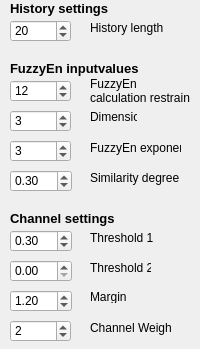
<?xml version="1.0" encoding="UTF-8"?>
<ui version="4.0">
 <class>EpidetectToolbarWidget</class>
 <widget class="QWidget" name="EpidetectToolbarWidget">
  <property name="geometry">
   <rect>
    <x>0</x>
    <y>0</y>
    <width>200</width>
    <height>349</height>
   </rect>
  </property>
  <property name="windowTitle">
   <string>Form</string>
  </property>
  <widget class="QDoubleSpinBox" name="m_dMargin">
   <property name="geometry">
    <rect>
     <x>10</x>
     <y>290</y>
     <width>62</width>
     <height>22</height>
    </rect>
   </property>
   <property name="minimum">
    <double>0.000000000000000</double>
   </property>
   <property name="maximum">
    <double>5.000000000000000</double>
   </property>
   <property name="singleStep">
    <double>0.100000000000000</double>
   </property>
   <property name="value">
    <double>1.200000000000000</double>
   </property>
  </widget>
  <widget class="QSpinBox" name="m_iListlength">
   <property name="geometry">
    <rect>
     <x>10</x>
     <y>20</y>
     <width>61</width>
     <height>22</height>
    </rect>
   </property>
   <property name="minimum">
    <number>5</number>
   </property>
   <property name="maximum">
    <number>100</number>
   </property>
   <property name="value">
    <number>20</number>
   </property>
  </widget>
  <widget class="QDoubleSpinBox" name="m_dThreshold1">
   <property name="geometry">
    <rect>
     <x>10</x>
     <y>230</y>
     <width>62</width>
     <height>22</height>
    </rect>
   </property>
   <property name="maximum">
    <double>1.000000000000000</double>
   </property>
   <property name="singleStep">
    <double>0.100000000000000</double>
   </property>
   <property name="value">
    <double>0.300000000000000</double>
   </property>
  </widget>
  <widget class="QSpinBox" name="m_iFuzzyStep">
   <property name="geometry">
    <rect>
     <x>10</x>
     <y>80</y>
     <width>61</width>
     <height>22</height>
    </rect>
   </property>
   <property name="maximum">
    <number>30</number>
   </property>
   <property name="value">
    <number>12</number>
   </property>
  </widget>
  <widget class="QSpinBox" name="m_iDim">
   <property name="geometry">
    <rect>
     <x>10</x>
     <y>110</y>
     <width>61</width>
     <height>22</height>
    </rect>
   </property>
   <property name="minimum">
    <number>1</number>
   </property>
   <property name="maximum">
    <number>5</number>
   </property>
   <property name="value">
    <number>3</number>
   </property>
  </widget>
  <widget class="QSpinBox" name="m_iN">
   <property name="geometry">
    <rect>
     <x>10</x>
     <y>140</y>
     <width>61</width>
     <height>22</height>
    </rect>
   </property>
   <property name="minimum">
    <number>1</number>
   </property>
   <property name="maximum">
    <number>5</number>
   </property>
   <property name="value">
    <number>3</number>
   </property>
  </widget>
  <widget class="QDoubleSpinBox" name="m_dR">
   <property name="geometry">
    <rect>
     <x>10</x>
     <y>170</y>
     <width>62</width>
     <height>22</height>
    </rect>
   </property>
   <property name="maximum">
    <double>1.000000000000000</double>
   </property>
   <property name="singleStep">
    <double>0.100000000000000</double>
   </property>
   <property name="value">
    <double>0.300000000000000</double>
   </property>
  </widget>
  <widget class="QLabel" name="label">
   <property name="geometry">
    <rect>
     <x>90</x>
     <y>70</y>
     <width>101</width>
     <height>41</height>
    </rect>
   </property>
   <property name="text">
    <string>FuzzyEn calculation restrain</string>
   </property>
   <property name="wordWrap">
    <bool>true</bool>
   </property>
  </widget>
  <widget class="QLabel" name="label_2">
   <property name="geometry">
    <rect>
     <x>90</x>
     <y>20</y>
     <width>101</width>
     <height>16</height>
    </rect>
   </property>
   <property name="text">
    <string>History length</string>
   </property>
  </widget>
  <widget class="QLabel" name="label_3">
   <property name="geometry">
    <rect>
     <x>90</x>
     <y>110</y>
     <width>47</width>
     <height>13</height>
    </rect>
   </property>
   <property name="text">
    <string>Dimension</string>
   </property>
  </widget>
  <widget class="QLabel" name="label_4">
   <property name="geometry">
    <rect>
     <x>90</x>
     <y>140</y>
     <width>91</width>
     <height>16</height>
    </rect>
   </property>
   <property name="text">
    <string>FuzzyEn exponent</string>
   </property>
  </widget>
  <widget class="QLabel" name="label_5">
   <property name="geometry">
    <rect>
     <x>90</x>
     <y>170</y>
     <width>91</width>
     <height>16</height>
    </rect>
   </property>
   <property name="text">
    <string>Similarity degree</string>
   </property>
  </widget>
  <widget class="QLabel" name="label_6">
   <property name="geometry">
    <rect>
     <x>90</x>
     <y>230</y>
     <width>91</width>
     <height>16</height>
    </rect>
   </property>
   <property name="text">
    <string>Threshold 1</string>
   </property>
  </widget>
  <widget class="QLabel" name="label_7">
   <property name="geometry">
    <rect>
     <x>90</x>
     <y>290</y>
     <width>47</width>
     <height>13</height>
    </rect>
   </property>
   <property name="text">
    <string>Margin</string>
   </property>
  </widget>
  <widget class="QLabel" name="label_8">
   <property name="geometry">
    <rect>
     <x>10</x>
     <y>60</y>
     <width>141</width>
     <height>16</height>
    </rect>
   </property>
   <property name="font">
    <font>
     <pointsize>10</pointsize>
     <weight>75</weight>
     <bold>true</bold>
    </font>
   </property>
   <property name="text">
    <string>FuzzyEn inputvalues</string>
   </property>
  </widget>
  <widget class="QLabel" name="label_9">
   <property name="geometry">
    <rect>
     <x>10</x>
     <y>0</y>
     <width>141</width>
     <height>16</height>
    </rect>
   </property>
   <property name="font">
    <font>
     <pointsize>10</pointsize>
     <weight>75</weight>
     <bold>true</bold>
    </font>
   </property>
   <property name="text">
    <string>History settings</string>
   </property>
  </widget>
  <widget class="QLabel" name="label_10">
   <property name="geometry">
    <rect>
     <x>10</x>
     <y>210</y>
     <width>121</width>
     <height>16</height>
    </rect>
   </property>
   <property name="font">
    <font>
     <pointsize>10</pointsize>
     <weight>75</weight>
     <bold>true</bold>
    </font>
   </property>
   <property name="text">
    <string>Channel settings</string>
   </property>
  </widget>
  <widget class="QSpinBox" name="m_iChweight">
   <property name="geometry">
    <rect>
     <x>10</x>
     <y>320</y>
     <width>61</width>
     <height>22</height>
    </rect>
   </property>
   <property name="maximum">
    <number>40</number>
   </property>
   <property name="value">
    <number>2</number>
   </property>
  </widget>
  <widget class="QLabel" name="label_11">
   <property name="geometry">
    <rect>
     <x>90</x>
     <y>320</y>
     <width>81</width>
     <height>16</height>
    </rect>
   </property>
   <property name="text">
    <string>Channel Weight</string>
   </property>
  </widget>
  <widget class="QDoubleSpinBox" name="m_dThreshold2">
   <property name="geometry">
    <rect>
     <x>10</x>
     <y>260</y>
     <width>62</width>
     <height>22</height>
    </rect>
   </property>
   <property name="maximum">
    <double>1.000000000000000</double>
   </property>
   <property name="singleStep">
    <double>0.010000000000000</double>
   </property>
  </widget>
  <widget class="QLabel" name="label_12">
   <property name="geometry">
    <rect>
     <x>90</x>
     <y>260</y>
     <width>61</width>
     <height>16</height>
    </rect>
   </property>
   <property name="text">
    <string>Threshold 2</string>
   </property>
  </widget>
 </widget>
 <resources/>
 <connections>
  <connection>
   <sender>m_iFuzzyStep</sender>
   <signal>valueChanged(int)</signal>
   <receiver>EpidetectToolbarWidget</receiver>
   <slot>update()</slot>
   <hints>
    <hint type="sourcelabel">
     <x>40</x>
     <y>90</y>
    </hint>
    <hint type="destinationlabel">
     <x>101</x>
     <y>144</y>
    </hint>
   </hints>
  </connection>
 </connections>
</ui>
